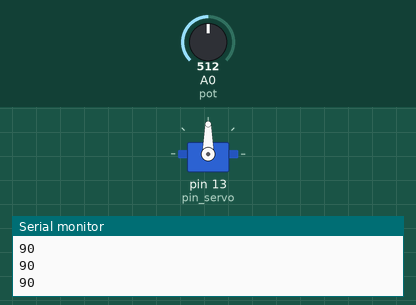
Recording of a sketch running on a simulated Arduino Uno, built with avr-gcc and run on an emulated ATmega328P. Shown: servo, the last lines printed to the serial monitor. The test bench sets the inputs (shaded band); at power-on: A0 (pot) = 512.

Above: at 1.3 s.
1.4 s: A0 (pot) set to 716
At 1.8 s:
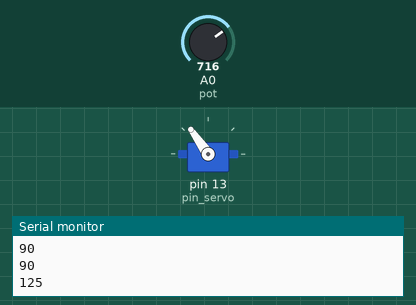
3.0 s: A0 (pot) set to 900
At 4.2 s:
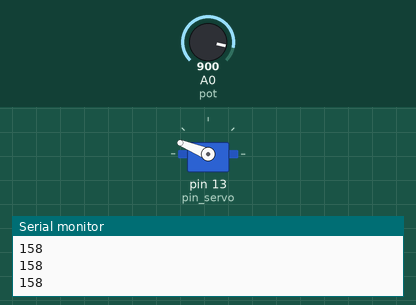
4.5 s: A0 (pot) set to 1023
At 5.4 s:
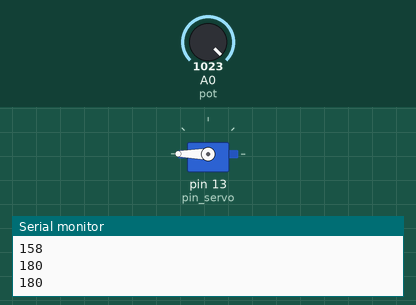
6.0 s: A0 (pot) set to 306
At 6.5 s:
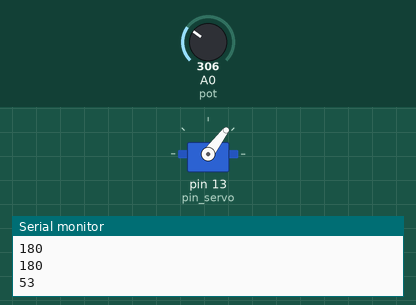
7.5 s: A0 (pot) set to 122
At 8.7 s:
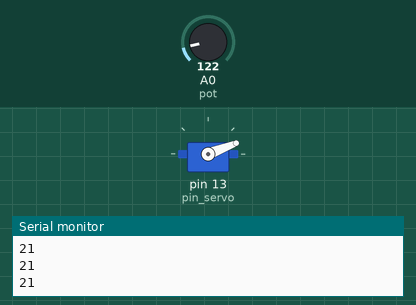
9.0 s: A0 (pot) set to 0
At 10.1 s:
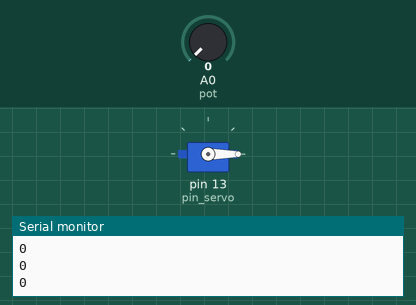
Timing chart, 0 to 11.5 s (numbered marks = the images above; inputs shaded):
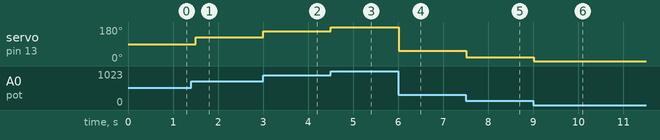

The sketch:

ej2.ino
```cpp
// C++ code
//
#include "Servo.h"
#define pin_servo 13
#define pot A0

int angulo = 0;
Servo servo;

void setup()
{
  Serial.begin(9600);
  servo.attach(pin_servo);
}

void loop()
{
  angulo = map(analogRead(pot), 0, 1023, 0, 180);
  Serial.println(angulo);
  servo.write(angulo);
  delay(500);
}
```

Measured:
- after the input at 1.4 s, servo on pin 13 (pin_servo): 90° → 125° after 0.10 s
- after the input at 3.0 s, servo on pin 13 (pin_servo): 125° → 158° at once
- after the input at 4.5 s, servo on pin 13 (pin_servo): 158° → 180° at once
- after the input at 6.0 s, servo on pin 13 (pin_servo): 180° → 53° at once
- after the input at 7.5 s, servo on pin 13 (pin_servo): 53° → 21° at once
- after the input at 9.0 s, servo on pin 13 (pin_servo): 21° → 0° at once
